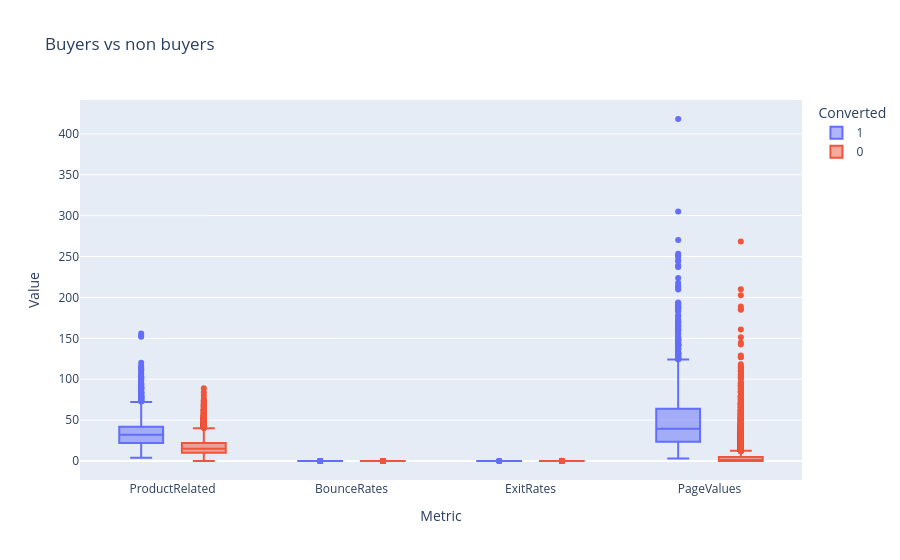

The notebook cell this image was saved under:
### Code cell
figure = px.box(
    df.melt(id_vars = "Converted", value_vars = columns_to_compare), 
    x = "variable",
    y = "value",
    color = "Converted",
    title = "Buyers vs non buyers",
    labels = {"variable": "Metric", "value": "Value", "Converted": "Converted" }
)
figure.show()

### Figure 1 — Plotly figure (JSON) as saved in the notebook; plotly's stock layout.template omitted (floating-point values rounded to 4 significant figures; data arrays with more than 128 entries replaced by an {"elided": "..."} marker saying what was removed)
{"data": [{"alignmentgroup": "True", "hovertemplate": "Converted=1<br>Metric=%{x}<br>Value=%{y}<extra></extra>", "legendgroup": "1", "marker": {"color": "#636efa"}, "name": "1", "notched": false, "offsetgroup": "1", "orientation": "v", "showlegend": true, "type": "box", "x": {"elided": "7544 str values"}, "x0": " ", "xaxis": "x", "y": {"elided": "7544 float values"}, "y0": " ", "yaxis": "y"}, {"alignmentgroup": "True", "hovertemplate": "Converted=0<br>Metric=%{x}<br>Value=%{y}<extra></extra>", "legendgroup": "0", "marker": {"color": "#EF553B"}, "name": "0", "notched": false, "offsetgroup": "0", "orientation": "v", "showlegend": true, "type": "box", "x": {"elided": "40456 str values"}, "x0": " ", "xaxis": "x", "y": {"elided": "40456 float values"}, "y0": " ", "yaxis": "y"}], "layout": {"boxmode": "group", "legend": {"title": {"text": "Converted"}, "tracegroupgap": 0}, "title": {"text": "Buyers vs non buyers"}, "xaxis": {"anchor": "y", "domain": [0, 1], "title": {"text": "Metric"}}, "yaxis": {"anchor": "x", "domain": [0, 1], "title": {"text": "Value"}}}}
